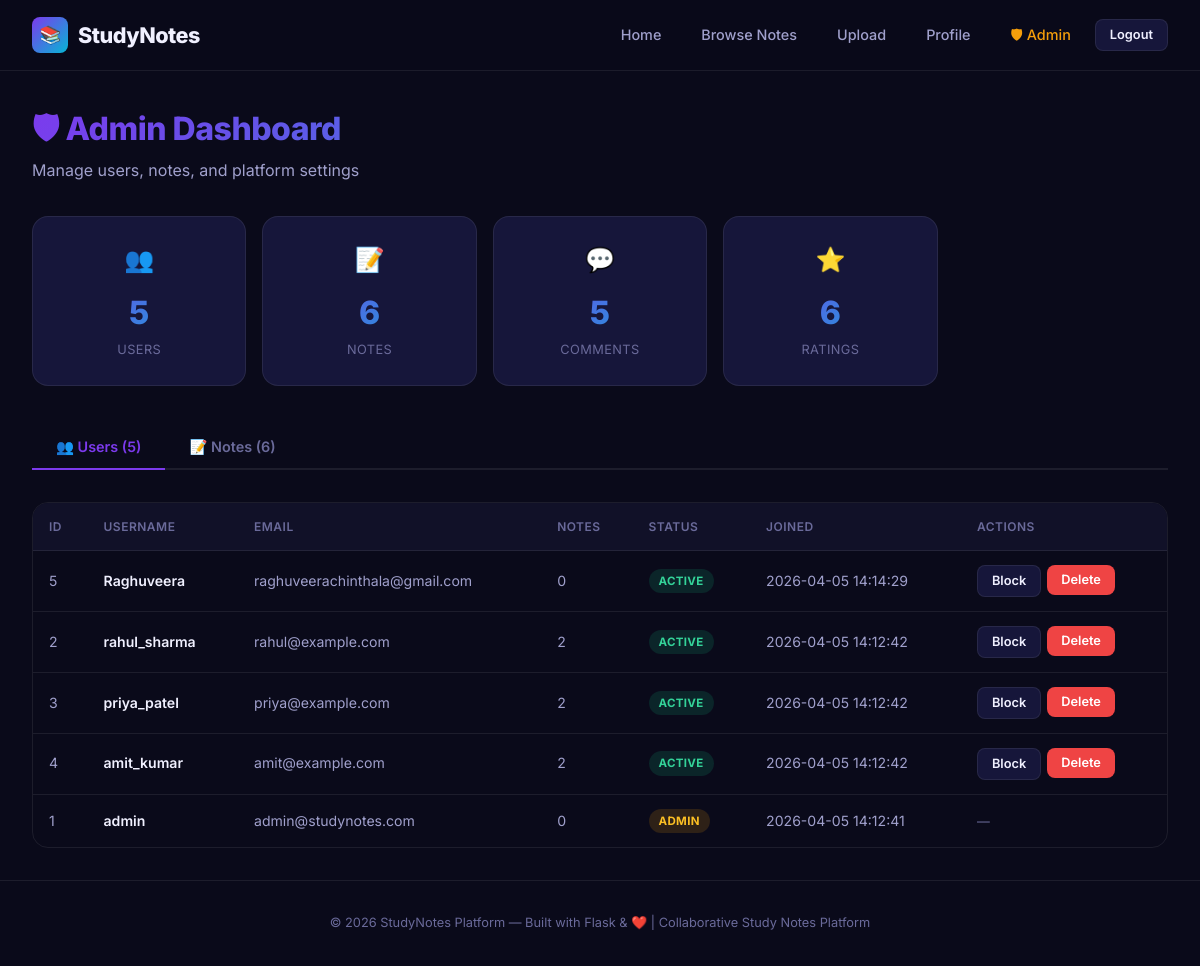
The page /admin (signed in) on the database its author committed.
### tables this page shows
CREATE TABLE users (
            id          INTEGER PRIMARY KEY AUTOINCREMENT,
            username    TEXT    NOT NULL UNIQUE,
            email       TEXT    NOT NULL UNIQUE,
            password    TEXT    NOT NULL,
            is_admin    INTEGER DEFAULT 0,
            is_blocked  INTEGER DEFAULT 0,
            created_at  TEXT    DEFAULT (datetime('now'))
        );

### app.py (the view)
@app.route("/admin")
@admin_required
def admin_dashboard():
    db = get_db()
    users = db.execute(
        """
        SELECT u.*,
               (SELECT COUNT(*) FROM notes WHERE user_id = u.id) as note_count
        FROM users u
        ORDER BY u.created_at DESC
        """
    ).fetchall()
    notes = db.execute(
        """
        SELECT n.*, u.username,
               (SELECT COUNT(*) FROM likes WHERE note_id = n.id) as like_count,
               (SELECT ROUND(AVG(score), 1) FROM ratings WHERE note_id = n.id) as avg_rating,
               (SELECT COUNT(*) FROM comments WHERE note_id = n.id) as comment_count
        FROM notes n
        JOIN users u ON n.user_id = u.id
        ORDER BY n.created_at DESC
        """
    ).fetchall()
    stats = {
        "total_users": db.execute("SELECT COUNT(*) FROM users").fetchone()[0],
        "total_notes": db.execute("SELECT COUNT(*) FROM notes").fetchone()[0],
        "total_comments": db.execute("SELECT COUNT(*) FROM comments").fetchone()[0],
        "total_ratings": db.execute("SELECT COUNT(*) FROM ratings").fetchone()[0],
    }
    return render_template("admin.html", users=users, notes=notes, stats=stats)

### app.py (called while the page is built)
def get_db():
    if "db" not in g:
        g.db = sqlite3.connect(app.config["DATABASE"])
        g.db.row_factory = sqlite3.Row
        g.db.execute("PRAGMA foreign_keys = ON")
    return g.db

def admin_required(f):
    @wraps(f)
    def decorated(*args, **kwargs):
        if "user_id" not in session:
            flash("Please log in to access this page.", "warning")
            return redirect(url_for("login"))
        if not session.get("is_admin"):
            flash("Admin access required.", "danger")
            return redirect(url_for("notes_list"))
        return f(*args, **kwargs)
    return decorated

@app.context_processor
def inject_user():
    user = None
    if "user_id" in session:
        db = get_db()
        user = db.execute("SELECT * FROM users WHERE id = ?", (session["user_id"],)).fetchone()
    return dict(current_user=user)

@app.before_request
def before_first_request():
    if not getattr(app, "_db_initialised", False):
        init_db()
        seed_sample_data()
        app._db_initialised = True

### templates/admin.html (shortened to what this page needs)
{% extends "base.html" %}
{% block content %}
<div class="page-header">
    <h1 class="page-title">🛡 Admin Dashboard</h1>
    <p class="page-subtitle">Manage users, notes, and platform settings</p>
</div>
<div class="admin-stats">
    <div class="admin-stat-card">
        <span class="stat-icon">👥</span>
        <div class="stat-num">{{ stats.total_users }}</div>
        <div class="stat-lbl">Users</div>
    </div>
    <div class="admin-stat-card">
        <span class="stat-icon">📝</span>
        <div class="stat-num">{{ stats.total_notes }}</div>
        <div class="stat-lbl">Notes</div>
    </div>
    <div class="admin-stat-card">
        <span class="stat-icon">💬</span>
        <div class="stat-num">{{ stats.total_comments }}</div>
        <div class="stat-lbl">Comments</div>
    </div>
    <div class="admin-stat-card">
        <span class="stat-icon">⭐</span>
        <div class="stat-num">{{ stats.total_ratings }}</div>
        <div class="stat-lbl">Ratings</div>
    </div>
</div>
<div class="admin-tabs">
    <button class="admin-tab active" onclick="switchTab('users', this)">👥 Users ({{ users|length }})</button>
    <button class="admin-tab" onclick="switchTab('notes', this)">📝 Notes ({{ notes|length }})</button>
</div>
<div id="tab-users" class="tab-content active">
    <div class="admin-table-wrap">
        <table class="admin-table">
            <thead>
                <tr>
                    <th>ID</th>
                    <th>Username</th>
                    <th>Email</th>
                    <th>Notes</th>
                    <th>Status</th>
                    <th>Joined</th>
                    <th>Actions</th>
                </tr>
            </thead>
            <tbody>
                {% for u in users %}
                <tr>
                    <td>{{ u.id }}</td>
                    <td style="font-weight:600;color:var(--text-primary);">{{ u.username }}</td>
                    <td>{{ u.email }}</td>
                    <td>{{ u.note_count }}</td>
                    <td>
                        {% if u.is_admin %}
                            <span class="status-badge status-admin">Admin</span>
                        {% elif u.is_blocked %}
                            <span class="status-badge status-blocked">Blocked</span>
                        {% else %}
                            <span class="status-badge status-active">Active</span>
                        {% endif %}
                    </td>
                    <td>{{ u.created_at }}</td>
                    <td>
                        {% if not u.is_admin %}
                        <div class="admin-actions">
                            <form method="POST" action="{{ url_for('toggle_block', user_id=u.id) }}">
                                {% if u.is_blocked %}
                                    <button type="submit" class="btn btn-success btn-sm">Unblock</button>
                                {% else %}
                                    <button type="submit" class="btn btn-secondary btn-sm">Block</button>
                                {% endif %}
                            </form>
                            <form method="POST" action="{{ url_for('admin_delete_user', user_id=u.id) }}" onsubmit="return confirm('Delete user \'{{ u.username }}\' and all their data?');">
                                <button type="submit" class="btn btn-danger btn-sm">Delete</button>
                            </form>
                        </div>
                        {% else %}
                        <span style="color:var(--text-muted);font-size:0.8rem;">—</span>
                        {% endif %}
                    </td>
                </tr>
                {% endfor %}
            </tbody>
        </table>
    </div>
</div>
{% endblock %}

### rows shown on the page
users: id "5", username "Raghuveera", email "raghuveerachinthala@gmail.com", note_count "0", is_admin "ACTIVE", created_at "2026-04-05 14:14:29", is_blocked "Block"
users: id "2", username "rahul_sharma", email "rahul@example.com", note_count "2", is_admin "ACTIVE", created_at "2026-04-05 14:12:42", is_blocked "Block"
users: id "3", username "priya_patel", email "priya@example.com", note_count "2", is_admin "ACTIVE", created_at "2026-04-05 14:12:42", is_blocked "Block"
users: id "4", username "amit_kumar", email "amit@example.com", note_count "2", is_admin "ACTIVE", created_at "2026-04-05 14:12:42", is_blocked "Block"
users: id "1", username "admin", email "admin@studynotes.com", note_count "0", is_admin "ADMIN", created_at "2026-04-05 14:12:41"

### other values the page prints
{{ stats.total_users }} "5"
{{ stats.total_notes }} "6"
{{ stats.total_comments }} "5"
{{ stats.total_ratings }} "6"
{{ users|length }} "5"
{{ notes|length }} "6"
